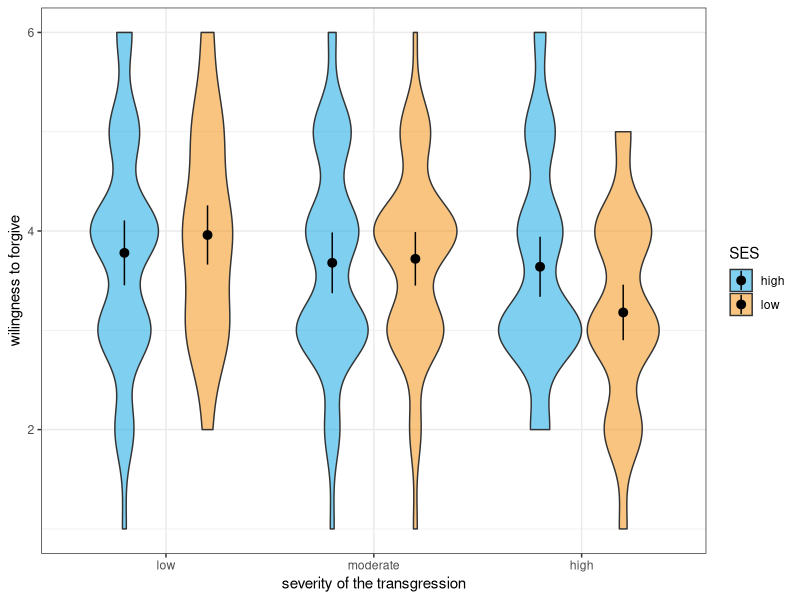

This chart was generated by the following R code:
## ---- chunk 1
#| eval: true
#| echo: false
suppressMessages(library(MASS))
suppressMessages(library(dplyr))
set.seed(1234)
tmp = mvrnorm(n = 30, mu = c(0.8, 0.5, 0),
              Sigma = matrix(c(1, 0.5, 0.5,
                               0.5, 1, 0.5,
                               0.5,0.5, 1), nrow = 3))
df1 = data.frame(ID = 1:30,
                 difficulty = factor(rep(c('easy', 'moderate', 'hard'), each = 30)),
                 performance = c(tmp[,1], tmp[,2], tmp[,3])) %>% arrange(ID)

head(df1)
## ---- chunk 2
#| eval: true
#| echo: false
suppressMessages(library(afex))

aov1 = aov_ez(id = 'ID', dv = 'performance', within = 'difficulty', data = df1)
aov1
## ---- chunk 3
#| eval: true
#| echo: false
aov1b = aov_ez(id = 'ID', dv = 'performance', 
              within = 'difficulty', data = df1,
              anova_table = list(correction = 'none'))

# return the result of the new ANOVA
aov1b
## ---- chunk 4
#| eval: true
#| echo: false
suppressMessages(library(emmeans))

emmeans(aov1, specs = 'difficulty', 
        contr = 'pairwise', correction = 'tukey')

## ---- chunk 5
#| eval: true
#| echo: false


r = 0.5
set.seed(23456)
tmp = mvrnorm(n = 50, 
              mu = c(1, 0.8, 0.7,
                     1, 0.8, 0.2),
              Sigma = matrix(c(1, r, r, r, r, r,
                               r, 1, r, r, r, r,
                               r, r, 1, r, r, r,
                               r, r, r, 1, r, r,
                               r, r, r, r, 1, r,
                               r, r, r, r, r, 1), nrow = 6))

df2 = data.frame(ID = 1:50,
                 severity = factor(
                   rep(c('low', 'moderate', 'high'), each = 100), 
                   levels = c('low', 'moderate', 'high')),
                 SES = factor(rep(rep(c('high', 'low'), each = 50), 3)),
                 forgive = round((c(tmp[,1], tmp[,4], tmp[,2], tmp[,5], tmp[,3], tmp[,6])+3)))
df2$forgive[df2$forgive > 6] = 6

head(df2)                 
## ---- chunk 6
#| eval: true
#| echo: false

# run a two-factorial within-subjects ANOVA
aov2 = aov_ez(id = 'ID', within = c('severity', 'SES'), 
              data = df2, dv = 'forgive')

# display the ANOVA results
aov2
## ---- chunk 7
#| eval: true
#| echo: false
suppressMessages(library(ggplot2))

QUB_palette = c("#00A1E1", "#F18903")

my_sum_fun = function(x){
  y = mean(x)
  ymin = mean(x) + qt(.025, df = length(x)-1)*sd(x)/sqrt(length(x))
  ymax = mean(x) + qt(.975, df = length(x)-1)*sd(x)/sqrt(length(x))
  return(c(y = y, ymin = ymin, ymax = ymax))
}

ggplot(data = df2, aes(x = severity, y = forgive, fill = SES)) +
  geom_violin(width = 0.8, position = position_dodge(width = 0.8)) + 
  theme_bw() +
  xlab("severity of the transgression") +
  ylab('wilingness to forgive') + 
  scale_fill_manual(values = alpha(QUB_palette, 0.5)) +
  stat_summary_bin(fun.data = my_sum_fun, position = position_dodge(width = 0.8))


## ---- chunk 8
#| eval: true
#| echo: false
# obtain pairwise comparisons for SES for each level of severity
emmeans(aov2, specs = ~ severity|SES, 
        contr = 'pairwise', adjust = 'tukey')
